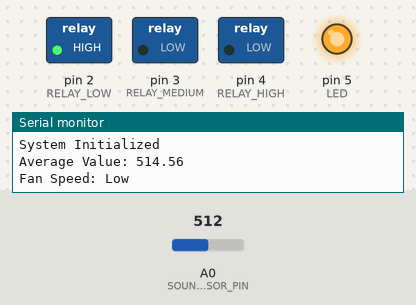
Recording of a sketch running on a simulated Arduino Uno, built with avr-gcc and run on an emulated ATmega328P. On the bench: switched loads named in the sketch (green lamp = pin HIGH), output pins drawn as LEDs (lit = HIGH), the last lines printed to the serial monitor. The inputs (shaded band) are chosen by the test bench; at power-on: A0 (SOUND_SENSOR_PIN) = 512.

Above: at 4.2 s.
4.3 s: A0 (SOUND_SENSOR_PIN) set to 978
At 5.4 s:
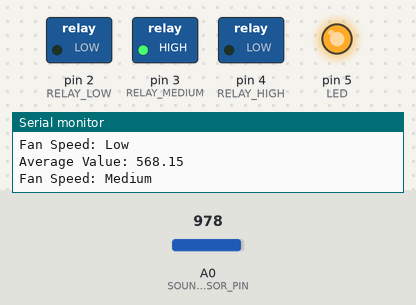
7.3 s: A0 (SOUND_SENSOR_PIN) set to 1011
8.8 s: A0 (SOUND_SENSOR_PIN) set to 990
At 10.8 s:
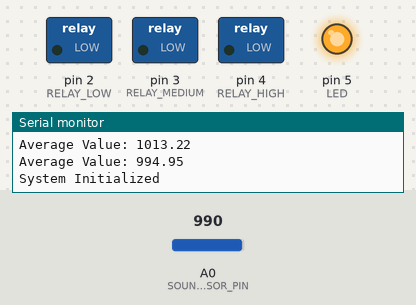
At 15.0 s:
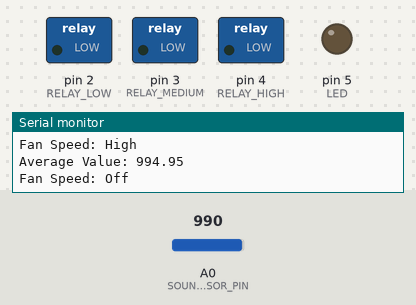
Timing chart, 0 to 17.8 s (numbered marks = the images above; inputs shaded):
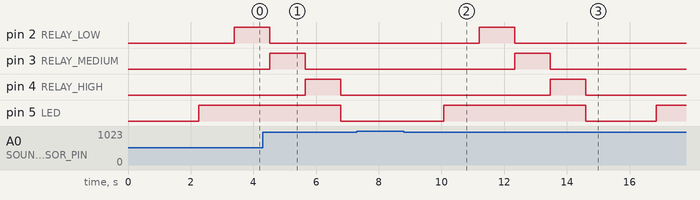

The sketch:

Clap_controlledFan2_Daniel.ino
```cpp
#define SOUND_SENSOR_PIN A0  // Analog pin connected to the sound sensor
#define RELAY_LOW 2          // Pin connected to the relay for low speed
#define RELAY_MEDIUM 3       // Pin connected to the relay for medium speed
#define RELAY_HIGH 4         // Pin connected to the relay for high speed
#define LED 5

int fanSpeed = 0;           // 0 = Off, 1 = Low, 2 = Medium, 3 = High
int clapCount = 0;          // Number of claps detected
unsigned long lastClapTime = 0; // Time of the last detected clap
unsigned long debounceDelay = 500; // Debounce delay to avoid false claps
unsigned long clapWindow = 2000;   // Time window to detect claps (in milliseconds)

bool systemOn = false;      // Tracks whether the system is on or off

float averageValue = 0;

void setup() {
  pinMode(SOUND_SENSOR_PIN, INPUT);
  pinMode(RELAY_LOW, OUTPUT);
  pinMode(RELAY_MEDIUM, OUTPUT);
  pinMode(RELAY_HIGH, OUTPUT);
  pinMode(LED, OUTPUT);

  // Initialize relays to off
  digitalWrite(RELAY_LOW, LOW);
  digitalWrite(RELAY_MEDIUM, LOW);
  digitalWrite(RELAY_HIGH, LOW);
  digitalWrite(LED, LOW);

  Serial.begin(9600);
}

void loop() {
  float total = 0;  // Variable to store the sum of the readings

  // Take 20 readings and sum them up
  for (int i = 0; i < 201; i++) {
    total += analogRead(SOUND_SENSOR_PIN);
    delay(5);  // Short delay between readings
  }
  averageValue = total / 200.0;

  // Print the average value to the serial monitor
  Serial.print("Average Value: ");
  Serial.println(averageValue);

  // Detect a clap based on sound level threshold
  if (averageValue < 1000) {  // Adjust this threshold based on your sensor
    unsigned long currentTime = millis();
    if (currentTime - lastClapTime > debounceDelay) {
      clapCount++;
      lastClapTime = currentTime;
      delay(100);  // Delay to prevent multiple detections of the same clap
    }
  }

  // Check if claps were detected within the time window
  if (clapCount == 2 && millis() - lastClapTime <= clapWindow) {
    if (!systemOn) {
      // Turn on the system with two claps
      systemOn = true;
      Serial.println("System Initialized");
      digitalWrite (LED, HIGH);
    } else {
      // Toggle fan on/off with two claps
      toggleFan();
    }
    clapCount = 0;  // Reset clap count
  }
  else if (clapCount == 1 && millis() - lastClapTime <= clapWindow && systemOn) {
        // Change fan speed with one clap
    changeFanSpeed();
    clapCount = 0;  // Reset clap count
  }

  // Reset clap count if the time window has passed
  if (millis() - lastClapTime > clapWindow) {
    clapCount = 0;
  }
}

void toggleFan() {
  // Toggle fan state
  if (fanSpeed == 0) {
    fanSpeed = 1; // Turn on at low speed
  } else {
    fanSpeed = 0; // Turn off
  }

  // Set fan speed based on the current setting
  switch (fanSpeed) {
    case 0:  // Off
      digitalWrite(RELAY_LOW, LOW);
      digitalWrite(RELAY_MEDIUM, LOW);
      digitalWrite(RELAY_HIGH, LOW);
      Serial.println("Fan OFF");
      break;
    case 1:  // Low
      digitalWrite(RELAY_LOW, HIGH);
      digitalWrite(RELAY_MEDIUM, LOW);
      digitalWrite(RELAY_HIGH, LOW);
      Serial.println("Fan ON (Low Speed)");
      break;
  }
}

void changeFanSpeed() {
  fanSpeed++;
  if (fanSpeed > 3) {
    fanSpeed = 0; // Cycle back to low speed
  }

  // Set fan speed based on the current setting
  switch (fanSpeed) {
    case 0:  // Off
      digitalWrite(RELAY_LOW, LOW);
      digitalWrite(RELAY_MEDIUM, LOW);
      digitalWrite(RELAY_HIGH, LOW);
       Serial.println("Fan Speed: Off");
       digitalWrite (LED, LOW);
       systemOn = false;
      break;
    case 1:  // Low
      digitalWrite(RELAY_LOW, HIGH);
      digitalWrite(RELAY_MEDIUM, LOW);
      digitalWrite(RELAY_HIGH, LOW);
      Serial.println("Fan Speed: Low");
      break;
    case 2:  // Medium
      digitalWrite(RELAY_LOW, LOW);
      digitalWrite(RELAY_MEDIUM, HIGH);
      digitalWrite(RELAY_HIGH, LOW);
      Serial.println("Fan Speed: Medium");
      break;
    case 3:  // High
      digitalWrite(RELAY_LOW, LOW);
      digitalWrite(RELAY_MEDIUM, LOW);
      digitalWrite(RELAY_HIGH, HIGH);
      Serial.println("Fan Speed: High");
      break;
  }
}
```

Measured:
- after the input at 8.8 s, pin 2 (RELAY_LOW): LOW → HIGH after 2.4 s, → LOW 1.1 s later; pin 3 (RELAY_MEDIUM): LOW → HIGH after 3.5 s, → LOW 1.1 s later; pin 4 (RELAY_HIGH): LOW → HIGH after 4.7 s, → LOW 1.1 s later; pin 5 (LED): LOW → HIGH after 1.3 s, → LOW 4.5 s later, → HIGH 2.3 s later
